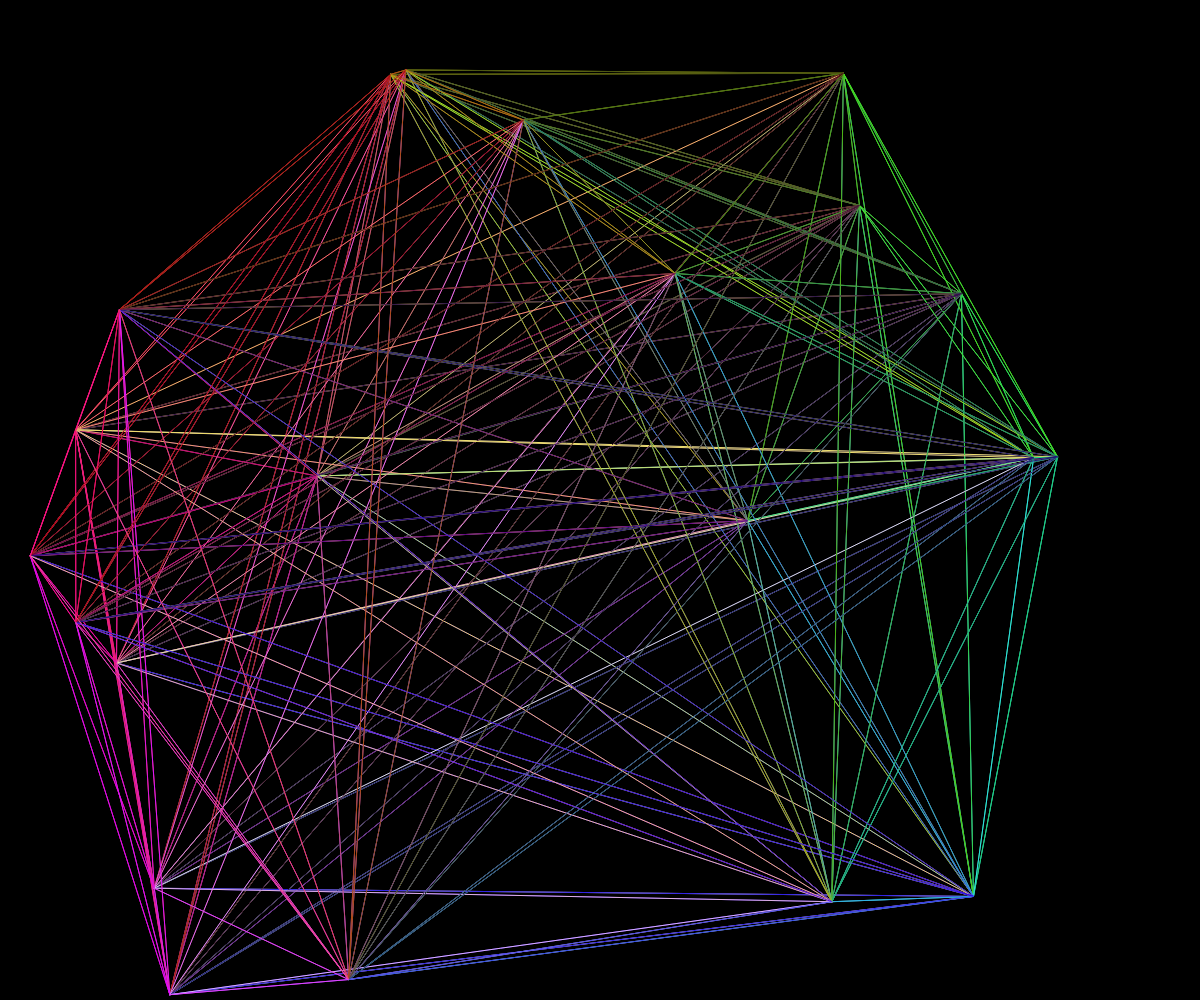
Frame 1 (no input)
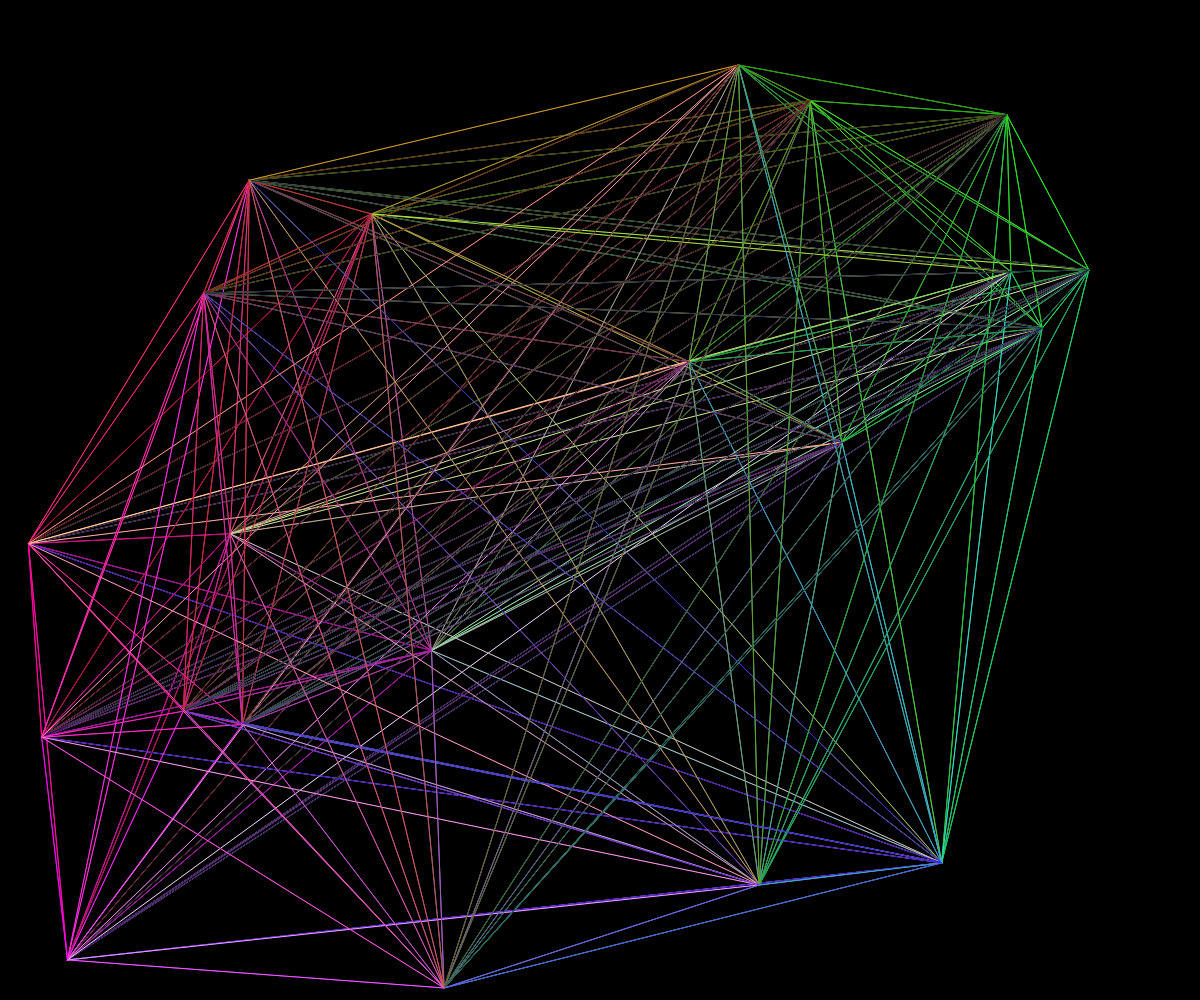
Frame 60 (no input)
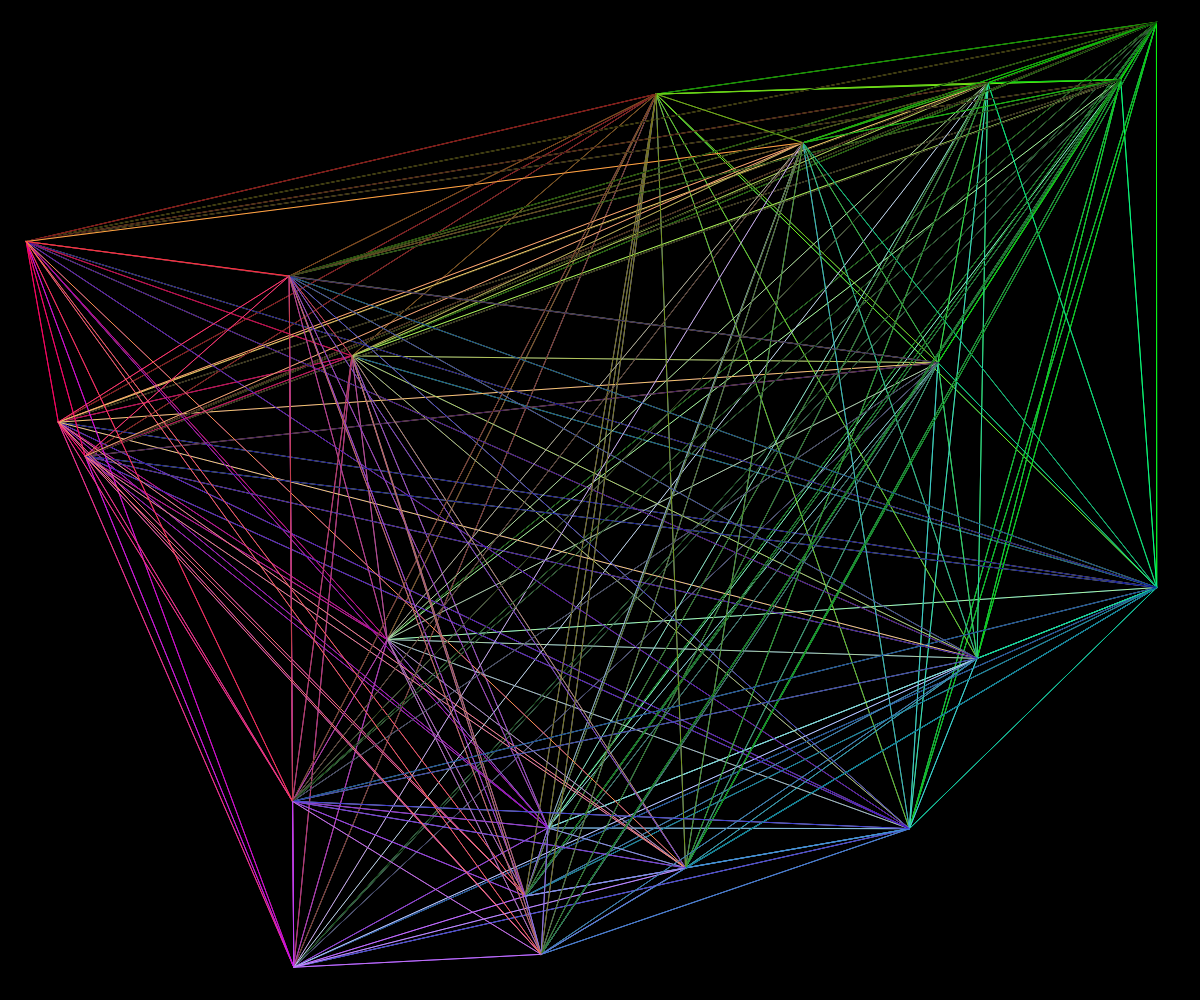
Frame 120 (the mouse pressed at the canvas centre since frame 60)

The p5.js sketch that drew these frames (run headless with seeded random() and noise() and a simulated clock; from frame 60 on, the mouse is pressed at the canvas centre):

// p5.js sketch
// ── sketch.js
var points = [], lines = [];
var MAXPOINTS = 20;


function setup() {
    createCanvas(window.innerWidth, window.innerHeight);
    background(0);
    for(var i = 0; i <= MAXPOINTS; i++) {
	points.push(new Node(Math.round(random(0, width)), Math.round(random(0, height))));
    }

	lines = getLinesForPoints(points);
}

function draw() {
	movePoints();
	background(0);
	drawLines();
}


function drawLines() {

	lines.forEach(function(e) {

		var length = Math.sqrt(Math.pow(e[0].getX() - e[1].getX(), 2) + Math.pow(e[0].getY() - e[1].getY(), 2));
		var red = map(e[1].getX(), 0, width, 255, 0); //distance of first point from y axis
		var green = map(e[0].getX(), 0, width, 0, 255); //distance of first point from y axis
		var blue = map(e[1].getY(), 0, height, 0, 255);
		stroke(red, green, blue);
		line(e[0].getX(), e[0].getY(), e[1].getX(), e[1].getY());
	});
}

function movePoints() {

	for(var i = 0; i < points.length; i++) {
		points[i].move();
	}
}


function getLinesForPoints(points) {
	var lines = [];
	for(var point1 = 0; point1 < points.length; point1++) {
		for(var point2 = 0; point2 < points.length; point2++) {
				lines.push([points[point1], points[point2]]);
		}
	}
	return lines;
}

function Node(x, y) {
	var heading = createVector(random(-5, 5), random(-5, 5));
	var pos = createVector(x, y);

	this.move = function() {
		if(pos.x <=0 || pos.x >= width) {
			heading.x *= -1;
		}
		if(pos.y <=0 || pos.y >= height) {
			heading.y *= -1;
		}

		pos.add(heading);
	}

	this.getX = function() {
		return pos.x;
	}

	this.getY = function() {
		return pos.y;
	}
}
